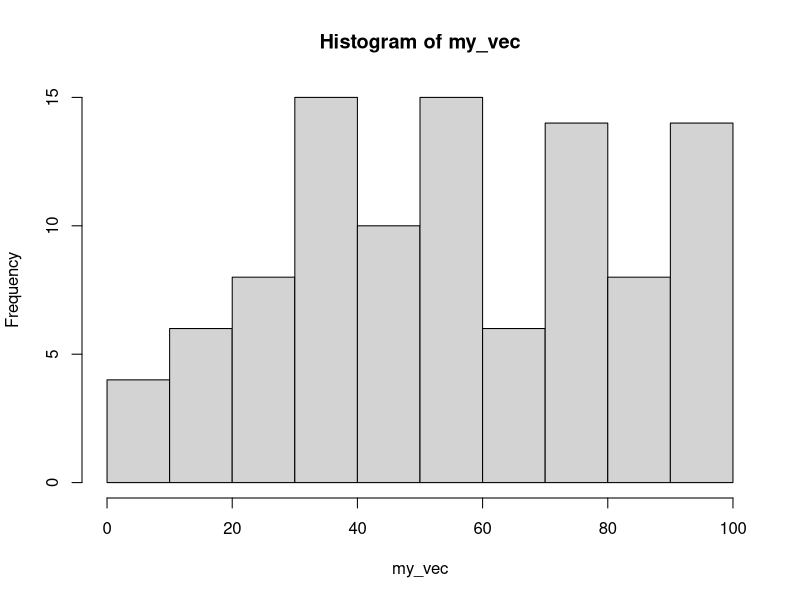
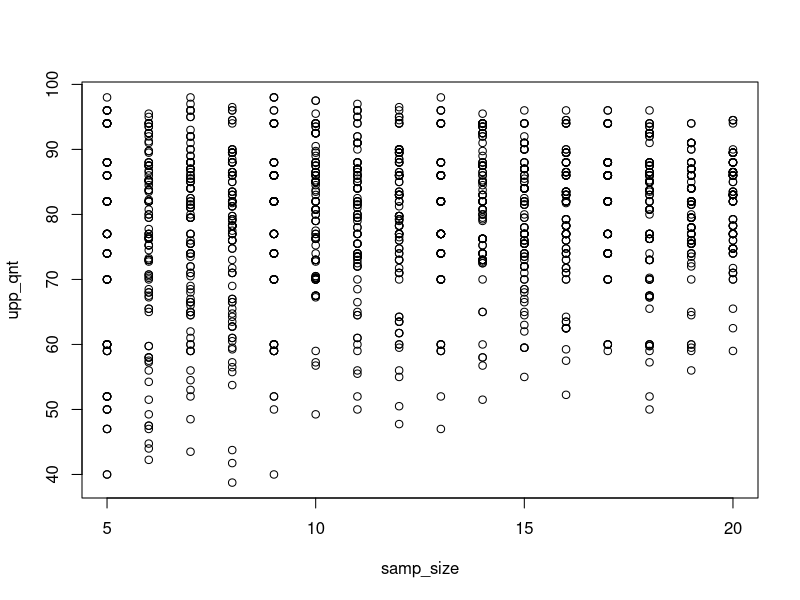

Write the R code that produced these figures, in order.
## ---- chunk 1
knitr::opts_chunk$set(echo = TRUE)
## ---- chunk 2
library(dplyr)
library(magrittr)
## ---- chunk 3
   my_vec <- runif(100, min=0, max=100)
      str(my_vec)
      summary(my_vec)
## ---- chunk 4
hist(my_vec)
## ---- chunk 5
 data(mtcars)
    class(mtcars)
    str(mtcars)
    summary(mtcars)
## ---- chunk 6
vole_vaso <- c(98,96,94,88,86,82,77,74,70,60,
               59,52,50,47,40,35,29,13,6,5) 
## ---- chunk 7
     #mean
      mean(vole_vaso)
     #median
      median(vole_vaso)
     #standard deviation
      sd(vole_vaso)
     #interquartile range
      IQR(vole_vaso)  
## ---- chunk 8
       sem <- sd(vole_vaso)/sqrt(length(vole_vaso))
      sem 
## ---- chunk 9
quantile(vole_vaso, probs = 0.75)
## ---- chunk 10
vole_sim <- data.frame(samp_size= rep(5:20, time=100))
## ---- chunk 11
vole_sim_uq <- vole_sim %>% 
  rowwise() %>%
mutate(upp_qnt= quantile(sample(vole_vaso, size=samp_size, replace=TRUE),probs=0.75))
## ---- chunk 12
plot(upp_qnt~samp_size, data=vole_sim_uq)
## ---- chunk 13
stnd_err_upper_quant <- vole_sim_uq %>%
  group_by(samp_size)%>%
  summarize(sd_up_qnt= sd(upp_qnt)) %>%
  ungroup
stnd_err_upper_quant
## ---- chunk 14
stderr_10 <- stnd_err_upper_quant[6,2] 
CI_uq <- 2*stderr_10
CI_uq
## ---- chunk 15
# simulation that directly gives CI
# CI= 2*Standard Error
# standard error= standard deviation of your estimates 
# standard deviation= measure of dispersion 

vole_sim_CI <- vole_sim_uq %>% #take the upper quartile data already have
  group_by(samp_size)%>%
  summarize(uq_se = sd(upp_qnt), uq_avg= mean(upp_qnt)) %>%
  mutate(CI= 2*uq_se) %>%
  ungroup()
vole_sim_CI
